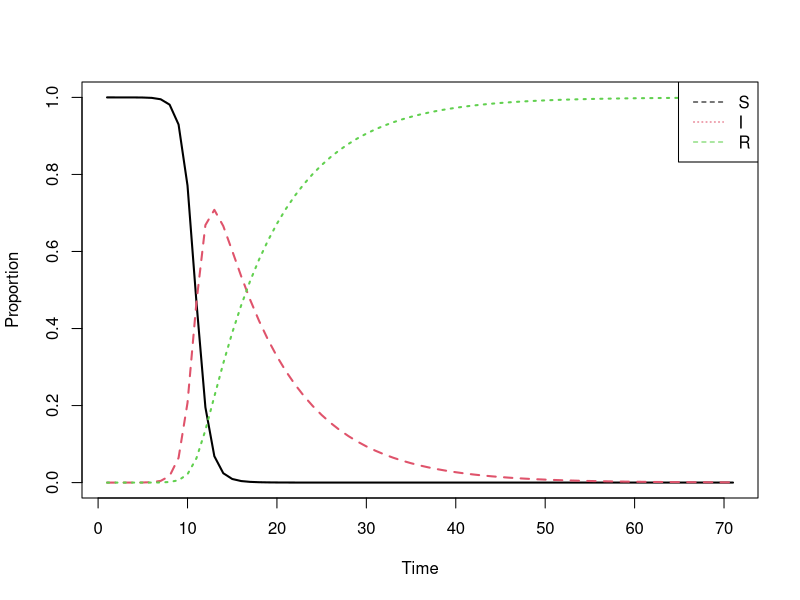
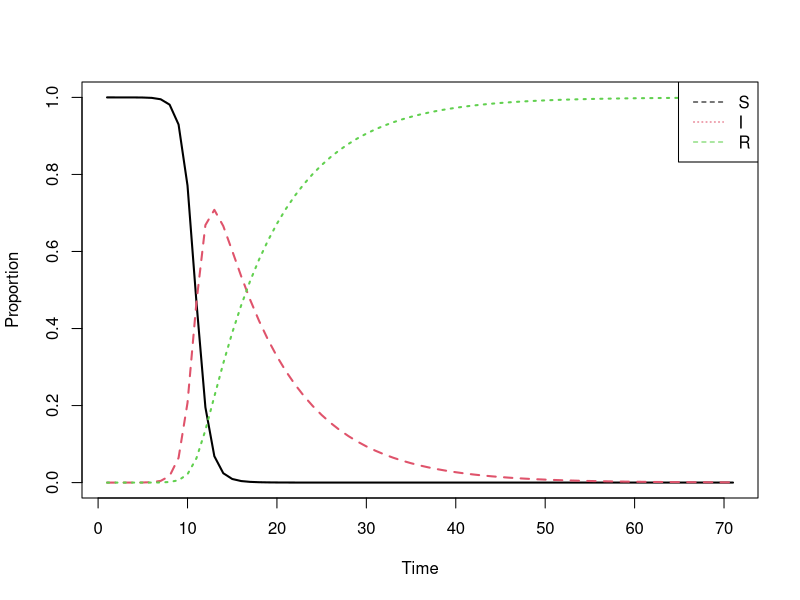
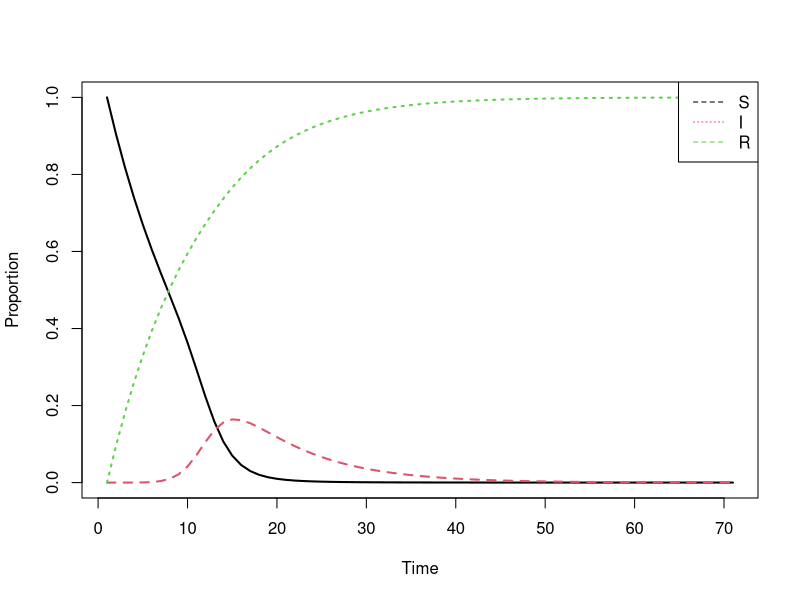
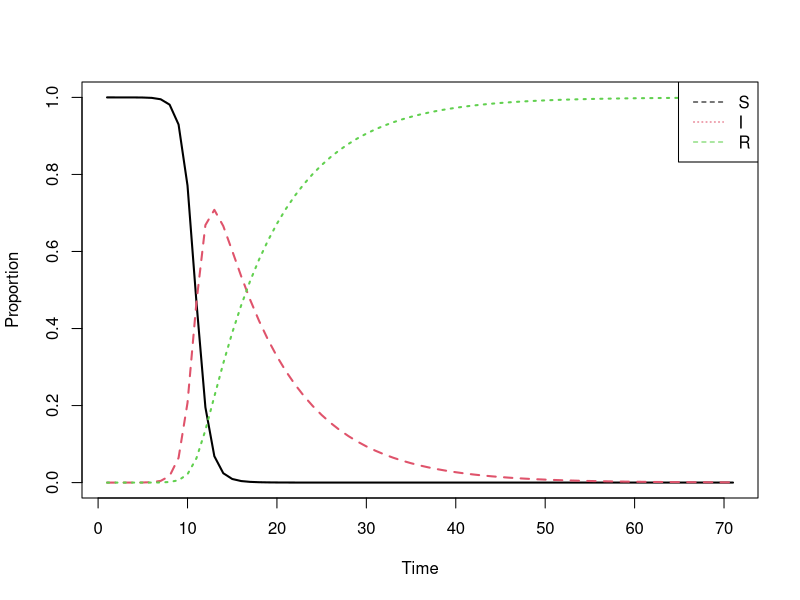

Reproduce these figures in R, in order.
#=============================================================================#
# Epidemic! The Handshake Game
#=============================================================================#

# Here you will have the chance to run the basic susceptible-infected-recovered
# model that we first discussed in the handshake game. We will also show how to 
# plot these results so you can visualize them. If you're up for an additional 
# challenge, you will also be able to adapt code to try out different infection 
# scenarios. 

# Lastly, we will go through how to run the susceptible-infected-recovered model
# with quarantine and vaccinated added into the model. 

#=============================================================================#
# Load packages
#=============================================================================#

## Differential equations library
require(deSolve)


#=============================================================================#
# Basic SIR Model
#=============================================================================#

## Create an SIR function
sir <- function(time, state, params) {
  with(as.list(c(state, params)), {
    dS <- -beta * S * I
    dI <-  beta * S * I - gamma * I
    dR <-                 gamma * I
    
    return(list(c(dS, dI, dR)))
  })
}


### Set parameters
## Proportion in each compartment: Susceptible 0.999999, Infected 0.000001, Recovered 0
init <- c(S = 1 - 1e-6, I = 1e-6, R = 0.0)


## beta: infection parameter; gamma: recovery parameter
params <- c(beta = 1.5, gamma = 1 / 8)


## Time frame
times <- seq(0, 70, by = 1)

## Solve using ode (General Solver for Ordinary Differential Equations)
out <- ode(
  y = init,
  times = times,
  func = sir,
  parms = params
)


# SOME PLOTTING
matplot(
  out[, 2:4],
  typ = 'l',
  lwd = 2,
  xlab = 'Time',
  ylab = 'Proportion'
)
legend('topright',
       c('S', 'I', 'R'),
       col = 1:3,
       lty = 2:3)


#=============================================================================#
# YOU TRY!
# Plug=in different values for beta (infection paramter) and gamma (recovery)
# parameter and run the model again to see how your results differ from before!

# QUESTIONS TO THINK ABOUT
# What would it mean if the infection parameter increased to 2? 
# What about decreased to 0.5? 

# What would it mean to have a slower (i.e., 1/20) recovery rate? 
# What about a faster (i.e., 1/2) recovery rate? 

#=============================================================================#


## beta: infection parameter; gamma: recovery parameter
## EDIT THE BETA AND GAMMA VALUES
params <- c(beta = 1.5, gamma = 1 / 8)


## Solve using ode (General Solver for Ordinary Differential Equations)
out <- ode(
  y = init,
  times = times,
  func = sir,
  parms = params
)


# Plot the trajectory of the outbreak
matplot(
  out[, 2:4],
  typ = 'l',
  lwd = 2,
  xlab = 'Time',
  ylab = 'Proportion'
)
legend('topright',
       c('S', 'I', 'R'),
       col = 1:3,
       lty = 2:3)


#=============================================================================#
# SIR Model with Vaccination and Quarantine
#=============================================================================#

## Create an SIR function with vaccination and quarantine
sir_v_q <- function(time, state, params) {
  with(as.list(c(state, params)), {
    dS <- -beta * S * I             - vaccination * S - beta_q * S * I
    dI <-  beta * S * I - gamma * I                   + beta_q * S * I
    dR <-                 gamma * I + vaccination * S
    
    return(list(c(dS, dI, dR)))
  })
}


### Set parameters
## Proportion in each compartment: Susceptible 0.999999, Infected 0.000001, Recovered 0
init_v_q <- c(S = 1 - 1e-6, I = 1e-6, R = 0.0)


## beta: infection parameter; gamma: recovery parameter
params_v_q <- c(beta = 1.5,
            beta_q = .5,
            gamma = 1 / 8,
            vaccination = 0.1)


## Time frame
times_v_q <- seq(0, 70, by = 1)

## Solve using ode (General Solver for Ordinary Differential Equations)
out_v_q <- ode(
  y = init_v_q,
  times = times_v_q,
  func = sir_v_q,
  parms = params_v_q
)


# SOME PLOTTING
matplot(
  out_v_q[, 2:4],
  typ = 'l',
  lwd = 2,
  xlab = 'Time',
  ylab = 'Proportion'
)
legend('topright',
       c('S', 'I', 'R'),
       col = 1:3,
       lty = 2:3)


#=============================================================================#
# ADDITIONAL CHALLENGE!
# Add a "waning_immunity" parameter, which will move people from the recovered
# box BACK to the susceptible box. You will need to include the "waning_immunity" 
# parameter into the params sir function and into the params argument. 

# This would be called a suscpetible-infected-recovered-suscpetible (SIRS) model.

# This would model a process like the common cold. 
#=============================================================================#


## Create an SIRS function
sirs <- function(time, state, params) {
  with(as.list(c(state, params)), {
    dS <- -beta * S * I
    dI <-  beta * S * I - gamma * I
    dR <-                 gamma * I
    
    return(list(c(dS, dI, dR)))
  })
}


### Set parameters
## Proportion in each compartment: Susceptible 0.999999, Infected 0.000001, Recovered 0
init_sirs <- c(S = 1 - 1e-6, I = 1e-6, R = 0.0)


## beta: infection parameter; gamma: recovery parameter
params_sirs <- c(beta = 1.5, gamma = 1 / 8)


## Time frame
times_sirs <- seq(0, 70, by = 1)

## Solve using ode (General Solver for Ordinary Differential Equations)
out_sirs <- ode(
  y = init_sirs,
  times = times_sirs,
  func = sirs,
  parms = params_sirs
)


# SOME PLOTTING
matplot(
  out_sirs[, 2:4],
  typ = 'l',
  lwd = 2,
  xlab = 'Time',
  ylab = 'Proportion'
)
legend('topright',
       c('S', 'I', 'R'),
       col = 1:3,
       lty = 2:3)
